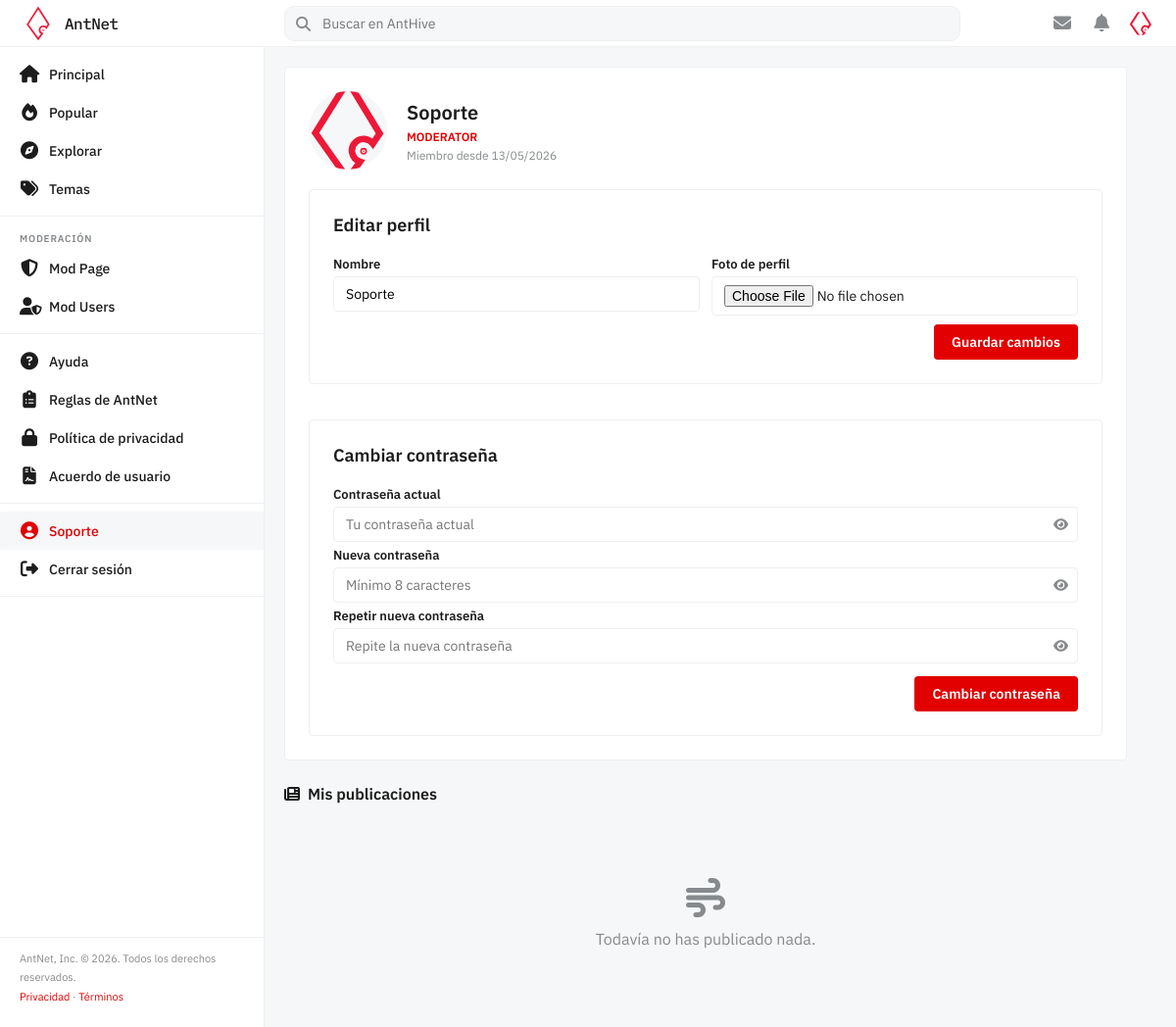
Page /pages/profile.php (signed in) on the committed database.
### tables this page shows
CREATE TABLE IF NOT EXISTS `user` (
    `id`              BIGINT       NOT NULL AUTO_INCREMENT,
    `email`           VARCHAR(255) NOT NULL UNIQUE,
    `username`        VARCHAR(100) NOT NULL UNIQUE,
    `password`        VARCHAR(255) NOT NULL,
    `avatar`          VARCHAR(255) NULL,
    `date_registered` DATETIME     NOT NULL DEFAULT CURRENT_TIMESTAMP,
    PRIMARY KEY (`id`)
);

### src/models/User.php (called while the page is built, shortened)
<?php
require_once __DIR__ . '/../config/database.php';
class User
{
    private PDO $db;
    public function __construct()
    {
        $this->db = getDB();
    }
    public function findById(int $id): array|false
    {
        $stmt = $this->db->prepare('SELECT * FROM `user` WHERE id = ? LIMIT 1');
        $stmt->execute([$id]);
        return $stmt->fetch();
    }
}

### src/config/database.php (called while the page is built)
<?php
function getDB(): PDO {
    $host = $_ENV['DB_HOST'] ?? 'mysql';
    $port = $_ENV['DB_PORT'] ?? '3306';
    $name = $_ENV['DB_NAME'] ?? 'AntNetDDBB';
    $user = $_ENV['DB_USER'] ?? 'user';
    $pass = $_ENV['DB_PASS'] ?? 'pass';
    $dsn = "mysql:host=$host;port=$port;dbname=$name;charset=utf8mb4";
    try {
        $pdo = new PDO($dsn, $user, $pass, [
            PDO::ATTR_ERRMODE            => PDO::ERRMODE_EXCEPTION,
            PDO::ATTR_DEFAULT_FETCH_MODE => PDO::FETCH_ASSOC,
            PDO::ATTR_EMULATE_PREPARES   => false,
        ]);
        $pdo->exec("SET time_zone = '+02:00'");
        return $pdo;
    } catch (PDOException $e) {
        error_log($e->getMessage());
        die('Error de conexión a la base de datos.');
    }
}

### src/pages/profile.php (the view, shortened to what this page needs)
<?php
require_once __DIR__ . '/../models/User.php';
$userModel = new User();
$pubModel  = new Publication();
$user  = $userModel->findById($_SESSION['user_id']);
$posts = $pubModel->getByUser($_SESSION['user_id']);
require_once __DIR__ . '/../includes/header.php';
?>
<div class="layout">
    <?php require_once __DIR__ . '/../includes/sidebar.php'; ?>
    <main class="site-main">
        <div class="profile-card">
            <div class="profile-header">
                <div class="profile-avatar">
                    <?php if (!empty($user['avatar'])): ?>
                        <img src="<?= htmlspecialchars($user['avatar']) ?>" alt="Avatar">
                    <?php else: ?>
                        <i class="fa-solid fa-circle-user"></i>
                    <?php endif; ?>
                </div>
                <div class="profile-info">
                    <h1><?= htmlspecialchars($user['username']) ?></h1>
                    <span class="profile-role"><?= htmlspecialchars($_SESSION['role']) ?></span>
                    <span class="profile-since">Miembro desde <?= date('d/m/Y', strtotime($user['date_registered'])) ?></span>
                </div>
            </div>
            <div class="form-card">
                <h2 class="form-card__title">Editar perfil</h2>
                <form method="POST" enctype="multipart/form-data" id="profileForm" novalidate>
                    <div class="form-row">
                        <div class="form-group">
                            <label for="username">Nombre</label>
                            <input type="text" id="username" name="username"
                                value="<?= htmlspecialchars($user['username']) ?>">
                            <span class="field-error" id="nameError"></span>
                        </div>
                        <div class="form-group">
                            <label for="avatar">Foto de perfil</label>
                            <input type="file" id="avatar" name="avatar" accept="image/jpeg,image/png,image/webp">
                        </div>
                    </div>
                    <div class="form-actions">
                        <button type="submit" class="btn-primary">Guardar cambios</button>
                    </div>
                </form>
            </div>
            <div class="form-card" style="margin-top:16px">
                <h2 class="form-card__title">Cambiar contraseña</h2>
                <form method="POST" id="passwordForm" novalidate>
                    <div class="form-group">
                        <label for="current_password">Contraseña actual</label>
                        <div class="input-icon-right">
                            <input type="password" id="current_password" name="current_password" placeholder="Tu contraseña actual">
                            <button type="button" class="toggle-password" tabindex="-1"><i class="fa-solid fa-eye"></i></button>
                        </div>
                        <span class="field-error" id="currentPasswordError"></span>
                    </div>
                    <div class="form-group">
                        <label for="new_password">Nueva contraseña</label>
                        <div class="input-icon-right">
                            <input type="password" id="new_password" name="new_password" placeholder="Mínimo 8 caracteres">
                            <button type="button" class="toggle-password" tabindex="-1"><i class="fa-solid fa-eye"></i></button>
                        </div>
                        <span class="field-error" id="newPasswordError"></span>
                    </div>
                    <div class="form-group">
                        <label for="confirm_password">Repetir nueva contraseña</label>
                        <div class="input-icon-right">
                            <input type="password" id="confirm_password" name="confirm_password" placeholder="Repite la nueva contraseña">
                            <button type="button" class="toggle-password" tabindex="-1"><i class="fa-solid fa-eye"></i></button>
                        </div>
                        <span class="field-error" id="confirmPasswordError"></span>
                    </div>
                    <div class="form-actions">
                        <button type="submit" class="btn-primary">Cambiar contraseña</button>
                    </div>
                </form>
            </div>
        </div>
        <div class="profile-posts">
            <h2 class="comments-title">
                <i class="fa-solid fa-newspaper"></i> Mis publicaciones
            </h2>
            <?php if (empty($posts)): ?>
                <div class="empty-state">
                    <i class="fa-solid fa-wind"></i>
                    <p>Todavía no has publicado nada.</p>
                </div>
            <?php endif; ?>
        </div>
    </main>
</div>
<?php require_once __DIR__ . '/../includes/footer.php'; ?>

### src/assets/css/style.css (style rules this page uses)
:root { --primary: #e20000; --bg: #f6f7f8; --surface: #ffffff; --sidebar-bg: #ffffff; --border: #edeff1; --text: #1c1c1c; --muted: #878a8c; --hover-bg: #f6f7f8; --header-bg: #ffffff; --header-h: 48px; --sidebar-w: 270px; }
* { box-sizing: border-box; margin: 0; padding: 0; }
body { font-family: 'IBM Plex Sans', sans-serif; background-color: var(--bg); color: var(--text); font-size: 14px; }
.layout { display: flex; margin-top: var(--header-h); min-height: calc(100vh - var(--header-h)); }
main { margin-left: var(--sidebar-w); flex: 1; padding: 20px 50px 20px 20px; }
.form-group { display: flex; flex-direction: column; gap: 4px; }
.form-group label { font-size: 13px; font-weight: 600; }
.form-group input { padding: 8px 12px; border: 1px solid var(--border); border-radius: 4px; font-size: 14px; font-family: inherit; outline: none; transition: border-color .2s; }
.form-row { display: grid; grid-template-columns: 1fr 1fr; gap: 12px; }
.input-icon-right { position: relative; }
.input-icon-right input { width: 100%; padding-right: 40px; }
.toggle-password { position: absolute; right: 10px; top: 50%; transform: translateY(-50%); border: none; background: transparent; cursor: pointer; color: var(--muted); }
.field-error { font-size: 12px; color: var(--primary); min-height: 1px; }
.btn-primary { background: var(--primary); color: #fff; border: none; padding: 9px 18px; border-radius: 4px; font-size: 14px; font-weight: 600; font-family: inherit; cursor: pointer; transition: opacity .15s; }
.empty-state { text-align: center; padding: 60px 20px; color: var(--muted); font-size: 16px; }
.empty-state i { font-size: 40px; display: block; margin-bottom: 12px; }
.form-card { background: var(--surface); border: 1px solid var(--border); border-radius: 4px; padding: 24px; display: flex; flex-direction: column; gap: 20px; }
.form-card__title { font-size: 18px; font-weight: 600; }
.form-actions { display: flex; gap: 10px; justify-content: flex-end; margin-top: 8px; }
.comments-title { margin-top: 24px; font-size: 16px; font-weight: 600; margin-bottom: 16px; display: flex; align-items: center; gap: 8px; }
.profile-card { display: flex; flex-direction: column; gap: 20px; background: var(--surface); border: 1px solid var(--border); border-radius: 4px; padding: 24px; }
.profile-header { display: flex; align-items: center; gap: 20px; }
.profile-avatar { width: 80px; height: 80px; border-radius: 50%; overflow: hidden; display: flex; align-items: center; justify-content: center; background: var(--bg); font-size: 60px; color: var(--muted); flex-shrink: 0; }
.profile-avatar img { width: 100%; height: 100%; object-fit: cover; }
.profile-info { display: flex; flex-direction: column; gap: 4px; }
.profile-info h1 { font-size: 20px; font-weight: 600; }
.profile-role { font-size: 12px; font-weight: 600; text-transform: uppercase; color: var(--primary); }
.profile-since { font-size: 12px; color: var(--muted); }

### rows in the picture
user: avatar (picture), username "Soporte", date_registered "13/05/2026"

### other values in the picture
$_SESSION['username'] "Soporte"
$_SESSION['role'] "MODERATOR"
